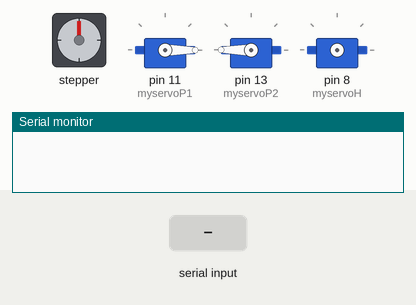
Bench run of a sketch on a simulated Arduino Uno, built with avr-gcc and run on an emulated ATmega328P. Parts: stepper motor, 3 × servo, the last lines printed to the serial monitor. Wiring (inferred from the names in the program): stepper motor driver (200 steps per turn assumed): step pin 5; direction pin 4; enable pin 6. The inputs (shaded band) are chosen by the test bench.

Above: at 2.4 s.
2.5 s: "A" received over Serial
At 5.0 s:
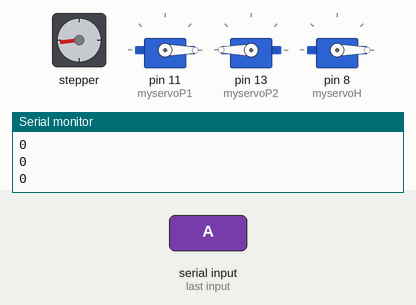
5.5 s: "a" received over Serial
At 7.8 s:
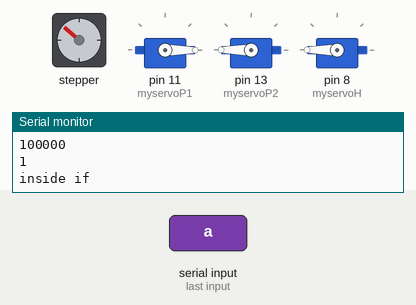
8.3 s: "B" received over Serial
At 12.7 s:
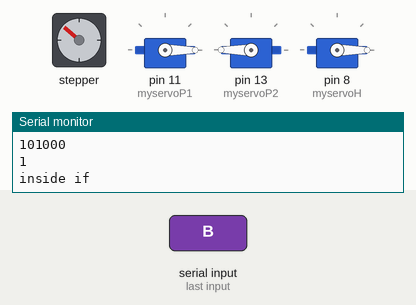
Timing chart, 0 to 17.1 s (numbered marks = the images above; inputs shaded):
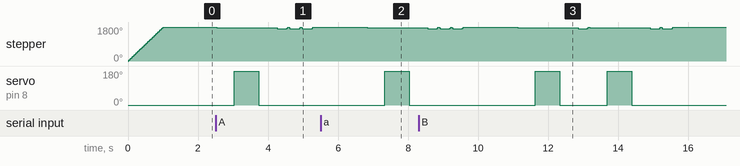

The sketch:

final_raju.ino
```cpp
#include <Servo.h>

Servo myservoP1;
Servo myservoP2;
Servo myservoH;
String voice;
int steps = 27;
int paperLine = 250;
int stepperDelay = 500;
int servodelay = 500;
int n = 7; //number char per line

void setup() {
  pinMode(6, OUTPUT); //Enable
  pinMode(5, OUTPUT); //Step
  pinMode(4, OUTPUT); //Direction
  digitalWrite(6, LOW);
  Serial.begin(9600);
  moveBackward(1000);
  //movehead();
  movepaper(paperLine);
}

String mirrior(String myString) {
  Serial.println(myString);
  String tempString = (String)myString.charAt(1) + myString.charAt(0) + myString.charAt(3) + myString.charAt(2) + myString.charAt(5) + myString.charAt(4);
  Serial.println("inside mirrior");
  Serial.println(tempString);
  return tempString;
}

String getBraille(char ch) {
  Serial.println("inside getBraille");
  String myBraille = "000000";
  switch (ch) {
    case 'A':
    case 'a':
      myBraille = "100000";
      break;
    case 'B':
    case 'b':
      myBraille = "101000";
      break;
    case 'C':
    case 'c':
      myBraille = "110000";
      break;
    case 'D':
    case 'd':
      myBraille = "110100";
      break;
    case 'E':
    case 'e':
      myBraille = "100100";
      break;
    case 'F':
    case 'f':
      myBraille = "111000";
      break;
    case 'G':
    case 'g':
      myBraille = "111100";
      break;
    case 'H':
    case 'h':
      myBraille = "101100";
      break;
    case 'I':
    case 'i':
      myBraille = "011000";
      break;
    case 'J':
    case 'j':
      myBraille = "011100";
      break;
    case 'K':
    case 'k':
      myBraille = "100010";
      break;
    case 'L':
    case 'l':
      myBraille = "101010";
      break;
    case 'M':
    case 'm':
      myBraille = "110010";
      break;
    case 'N':
    case 'n':
      myBraille = "110110";
      break;
    case 'O':
    case 'o':
      myBraille = "100110";
      break;
    case 'P':
    case 'p':
      myBraille = "111010";
      break;
    case 'Q':
    case 'q':
      myBraille = "111110";
      break;
    case 'R':
    case 'r':
      myBraille = "101110";
      break;
    case 'S':
    case 's':
      myBraille = "011010";
      break;
    case 'T':
    case 't':
      myBraille = "011110";
      break;
    case 'U':
    case 'u':
      myBraille = "100011";
      break;
    case 'V':
    case 'v':
      myBraille = "101011";
      break;
    case 'W':
    case 'w':
      myBraille = "011101";
      break;
    case 'X':
    case 'x':
      myBraille = "110011";
      break;
    case 'Y':
    case 'y':
      myBraille = "110111";
      break;
    case 'Z':
    case 'z':
      myBraille = "100111";
      break;
    default:
      myBraille = "000000";
      break;
  }
  //return mirrior(myBraille);
  return myBraille;
}

void loop() {
  voice = "";
  while (Serial.available())   //Check if there is an available byte to read
  {
    delay(10);                   //Delay added to make thing stable
    char c = Serial.read();      //Conduct a serial read
    if (c == '#') {
      break; //Exit the loop when the # is detected after the word
    }
    voice += c;                  //Shorthand for voice = voice + c
  }

  if (voice.length() > 0) {
    Serial.println(voice);
    //Serial.println(voice.length());
    for (int v = 0; v < voice.length();) {
      int tempSize = 0;
      if (voice.length() > (v + n)) {
        tempSize = n;
      }
      else {
        tempSize = voice.length() - v;
      }
      //Serial.println(tempSize);
      String chars [tempSize];
      for (int i = 0; i < n && v < voice.length(); i++) {
        chars[i] = getBraille(voice.charAt(v++));
        Serial.println(chars[i]);
      }

      int x = 0;
      for (int i = 0; i < 3; i++) { // print 3 row
        for (int r = 0; r < tempSize; r++) {
          for (int a = 0; a < 2; a++) {
            moveForward(steps);
            Serial.println(chars[r].charAt(x + a));
            if (chars[r].charAt(x + a) == '1') {
              Serial.println("inside if");
              movehead();
            }
          }
        }
        x += 2;
        movepaper(paperLine);
        moveBackward(steps * (2 * tempSize));
      }
      movepaper(paperLine);
      delay(1000);
      movepaper(paperLine);
    }
  }

}


void moveBackward(int mm) {
  digitalWrite(4, HIGH);
  for (int b = 0; b < mm; b++) {
    digitalWrite(5, HIGH);
    delayMicroseconds(stepperDelay);
    digitalWrite(5, LOW);
    delayMicroseconds(stepperDelay);
  }
  delayMicroseconds(stepperDelay);
}

void moveForward(int mm) {
  digitalWrite(4, LOW);
  for (int f = 0; f < mm; f++) {
    digitalWrite(5, HIGH);
    delayMicroseconds(stepperDelay);
    digitalWrite(5, LOW);
    delayMicroseconds(stepperDelay);
  }
  delayMicroseconds(stepperDelay);
}

void movepaper(int delayS) {
  myservoP1.attach(11);
  myservoP2.attach(13);
  myservoP1.write(0);
  myservoP2.write(180);
  delay(delayS);
  myservoP1.detach();
  myservoP2.detach();
}

void movehead() {
  myservoH.attach(8);
  myservoH.write(0);
  delay(servodelay);
  myservoH.write(180);
  delay(servodelay+200);
  myservoH.write(0);
  delay(servodelay);
  myservoH.detach();
}
```

Measured:
- after the input at 2.5 s, stepper: turns 49° counter-clockwise in 0.03 s, then 49° counter-clockwise in 0.03 s, then 85° clockwise in 0.06 s, then 85° counter-clockwise in 0.03 s, and so on; servo on pin 8 (myservoH): 0° → 180° after 0.54 s, → 0° 0.70 s later
- after the input at 5.5 s, stepper: goes 1798° 0.03 s, then 1751°, starting after 1.3 s; servo on pin 8 (myservoH): 0° → 180° after 1.8 s, → 0° 0.70 s later
- after the input at 8.3 s, servo on pin 8 (myservoH): alternates 180° for 0.70 s and 0° for 1.4 s, 4 changes in all, then stays 0°, starting after 3.3 s
